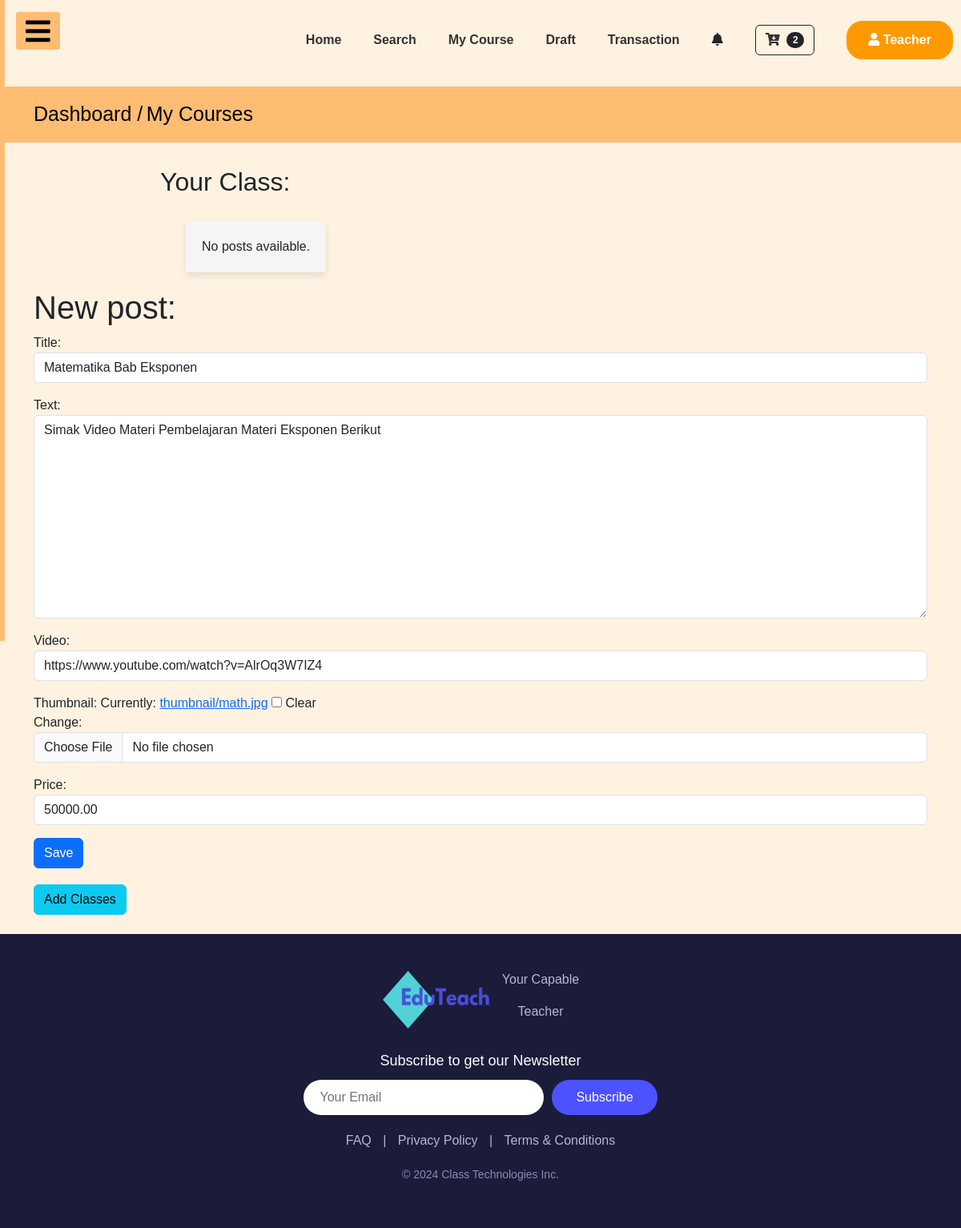
Page /courses_app/post/2/edit/ (signed in) on the committed database.
### courses_app/models.py (models this page shows, shortened)
class Post(models.Model):
    author = models.ForeignKey(User, on_delete=models.CASCADE)  # Ganti Teacher menjadi User
    title = models.CharField(max_length=200)
    text = models.TextField()
    price = models.DecimalField(max_digits=10, decimal_places=2, default=0.00)
    created_date = models.DateTimeField(default=timezone.now)
    thumbnail = models.ImageField(upload_to='thumbnail', blank=True)
    video = EmbedVideoField(blank=True, null=True)  # Tambahkan field untuk video
    published_date = models.DateTimeField(blank=True, null=True)

### courses_app/views.py (the view, shortened to what this page needs)
# urls.py: path('post/<int:pk>/edit/', views.PostUpdateView.as_view(), name='post_edit'),
class PostUpdateView(LoginRequiredMixin, UpdateView):
    login_url = '/login/'
    form_class = PostForm
    model = Post

### courses_app/forms.py
class PostForm(forms.ModelForm):
    class Meta:
        model = Post
        fields = ('title', 'text', 'video', 'thumbnail', 'price')
        widgets = {
            'title': forms.TextInput(attrs={'class': 'form-control'}),
            'text': forms.Textarea(attrs={'class': 'form-control'}),
            'video': forms.URLInput(attrs={'class': 'form-control'}),
            'thumbnail': forms.ClearableFileInput(attrs={'class': 'form-control'}),
            'price': forms.NumberInput(attrs={'class': 'form-control'}),
        }

### cart/context_processors.py (called while the page is built)
def cart(request):
    if request.user.is_authenticated:
        cart_items = Cart.objects.filter(user=request.user)
        print(f"Context Processor Cart Items: {cart_items.values()}")  # Debugging
        return {'cart': cart_items}
    return {'cart':[]}

### courses_app/templates/courses_app/post_form.html (shortened to what this page needs)
{% extends 'dashboard_app/base_dashboard_teacher.html' %}
{% load static %}
{% block head_block %}
<link rel="stylesheet" href="{% static 'css/mycourse.css' %}">
{% endblock %}
{% block body_block %}
<div class="py-3" style="background:#FFBD73">
    <div class="container nav-jejak">
      <a class="text-black" href="{% url 'user_app:teacherdashboard' %}" style="font-size: 25px;"> Dashboard /</a>
      <a class="text-black" href="#" style="font-size: 25px;"> My Courses</a>
    </div>
</div>
<div class="item">
<h2>Your Class:</h2>
<ul>
    {% for post in posts %}
        <li>
            <strong>{{ post.title }}</strong><br>
            <em>Created on: {{ post.created_date }}</em>
            <br>
            {% if user.is_authenticated %}
            <a class="btn btn-warning" href="{% url 'post_edit' pk=post.pk %}">
            <svg xmlns="http://www.w3.org/2000/svg" width="16" height="16" fill="currentColor" class="bi bi-pencil-square" viewBox="0 0 16 16">
                <path d="M15.502 1.94a.5.5 0 0 1 0 .706L14.459 3.69l-2-2L13.502.646a.5.5 0 0 1 .707 0l1.293 1.293zm-1.75 2.456-2-2L4.939 9.21a.5.5 0 0 0-.121.196l-.805 2.414a.25.25 0 0 0 .316.316l2.414-.805a.5.5 0 0 0 .196-.12l6.813-6.814z"/>
                <path fill-rule="evenodd" d="M1 13.5A1.5 1.5 0 0 0 2.5 15h11a1.5 1.5 0 0 0 1.5-1.5v-6a.5.5 0 0 0-1 0v6a.5.5 0 0 1-.5.5h-11a.5.5 0 0 1-.5-.5v-11a.5.5 0 0 1 .5-.5H9a.5.5 0 0 0 0-1H2.5A1.5 1.5 0 0 0 1 2.5z"/>
            </svg>
            </a>
            <a class="btn btn-danger" href="{% url 'post_remove' pk=post.pk %}">
            <svg xmlns="http://www.w3.org/2000/svg" width="16" height="16" fill="currentColor" class="bi bi-trash" viewBox="0 0 16 16">
                <path d="M5.5 5.5A.5.5 0 0 1 6 6v6a.5.5 0 0 1-1 0V6a.5.5 0 0 1 .5-.5m2.5 0a.5.5 0 0 1 .5.5v6a.5.5 0 0 1-1 0V6a.5.5 0 0 1 .5-.5m3 .5a.5.5 0 0 0-1 0v6a.5.5 0 0 0 1 0z"/>
                <path d="M14.5 3a1 1 0 0 1-1 1H13v9a2 2 0 0 1-2 2H5a2 2 0 0 1-2-2V4h-.5a1 1 0 0 1-1-1V2a1 1 0 0 1 1-1H6a1 1 0 0 1 1-1h2a1 1 0 0 1 1 1h3.5a1 1 0 0 1 1 1zM4.118 4 4 4.059V13a1 1 0 0 0 1 1h6a1 1 0 0 0 1-1V4.059L11.882 4zM2.5 3h11V2h-11z"/>
            </svg>
            </a>
            {% endif %}
        </li>
    {% empty %}
        <li>No posts available.</li>
    {% endfor %}
</ul>
</div>
<div class="container">
<div class="form-group">
<h1>New post: </h1>
<form method="POST" class="post-form" enctype="multipart/form-data">
    {{ form.as_p }}
    <button style="margin-bottom: 20px;" class="btn btn-primary save" type="submit">Save</button>
</form>
</div>
<a href="{% url 'create_class' %}" class="btn btn-info">Add Classes</a>
</div>
<br>
{% endblock %}

### static/css/base_dashboard.css (style rules this page uses)
* { padding: 0; margin: 0; list-style: none; text-decoration: none; }
body { font-family: 'Roboto', sans-serif; background-color: #FFF2E1; }
* { box-sizing: border-box; }
body { font-family: Arial, Helvetica, sans-serif; margin: 0; }

### courses_app/static/css/mycourse.css (style rules this page uses)
h2 { padding: 10px 20px; }
.item { margin: 20px 15%; }
.item ul { display: flex ; gap: 30px; flex-wrap: wrap; margin: 20px; }
.item ul li { background-color: whitesmoke; box-shadow: 0 4px 8px rgba(0, 0, 0, 0.1); transition: transform 0.2s; padding: 20px; }
.nav-jejak .text-black { text-decoration: none !important; }

### rows in the picture
Post: title "Matematika Bab Eksponen", text "Simak Video Materi Pembelajaran Materi Eksponen Berikut", video "https://www.youtube.com/watch?v=AlrOq3W7IZ4", price "50000.00"

### other values in the picture
{{ cart|length }} "2"
